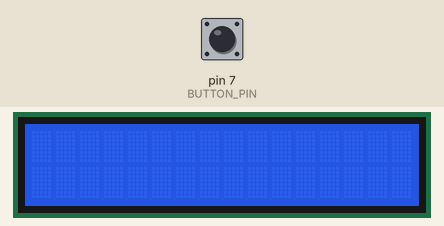
This sketch was run on a simulated Arduino Uno, built with avr-gcc and run on an emulated ATmega328P. On the bench: 16×2 character LCD. Inputs (shaded band) come from the test bench; at power-on: pin 7 (BUTTON_PIN) HIGH. What the sketch prints to the serial monitor is not drawn.

Above: at 1.2 s.
1.3 s: pin 7 (BUTTON_PIN) pulled LOW for 0.15 s
At 1.7 s:
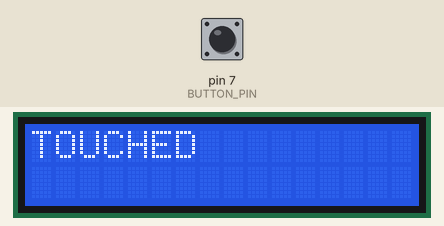
Timing chart, 0 to 4.3 s (numbered marks = the images above; inputs shaded):
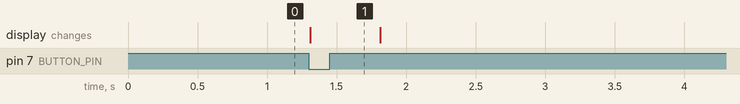

Measured:
- after the input at 1.3 s, the display: changes at once (image 1)

The sketch:

pushButton.ino
```cpp
#include <LiquidCrystal_I2C.h>

LiquidCrystal_I2C lcd(0x3F, 16, 2); // Initialize the LCD with I2C address 0x3F, 16 columns, 2 rows

const int BUTTON_PIN = 7; // Pin connected to the push button
int lastState = LOW; // Stores the last state of the button
int currentState;

void setup() {
  Serial.begin(9600); // Initialize serial communication for debugging
  pinMode(BUTTON_PIN, INPUT_PULLUP); // Set the button pin as input with an internal pull-up resistor
  lcd.init(); // Initialize the LCD
  lcd.backlight(); // Turn on the LCD backlight
}

void loop() {
  currentState = digitalRead(BUTTON_PIN); // Read the current state of the button

  // Check if the button is pressed (transition from not pressed to pressed)
  if (lastState == HIGH && currentState == LOW) {
    Serial.println("Button pressed");
    lcd.clear(); // Clear the LCD display
    lcd.setCursor(0, 0); // Set the cursor to the first row, first column
    lcd.print("TOUCHED"); // Display "TOUCHED" on the LCD
    delay(500); // Keep the message for 500ms
    lcd.clear(); // Clear the LCD display
  }

  lastState = currentState; // Update the last state
}
```
